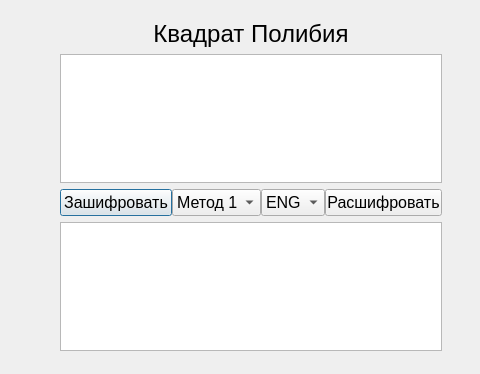
<?xml version="1.0" encoding="UTF-8"?>
<ui version="4.0">
 <class>PolybiusSquare</class>
 <widget class="QDialog" name="PolybiusSquare">
  <property name="geometry">
   <rect>
    <x>0</x>
    <y>0</y>
    <width>480</width>
    <height>374</height>
   </rect>
  </property>
  <property name="windowTitle">
   <string>Polybius Square</string>
  </property>
  <widget class="QWidget" name="verticalLayoutWidget">
   <property name="geometry">
    <rect>
     <x>60</x>
     <y>20</y>
     <width>382</width>
     <height>331</height>
    </rect>
   </property>
   <layout class="QVBoxLayout" name="verticalLayout">
    <item>
     <widget class="QLabel" name="name">
      <property name="font">
       <font>
        <pointsize>18</pointsize>
       </font>
      </property>
      <property name="text">
       <string>Квадрат Полибия</string>
      </property>
      <property name="alignment">
       <set>Qt::AlignCenter</set>
      </property>
     </widget>
    </item>
    <item>
     <widget class="QTextEdit" name="input">
      <property name="font">
       <font>
        <pointsize>14</pointsize>
       </font>
      </property>
     </widget>
    </item>
    <item>
     <layout class="QHBoxLayout" name="horizontalLayout" stretch="3,2,0,3">
      <property name="spacing">
       <number>0</number>
      </property>
      <property name="sizeConstraint">
       <enum>QLayout::SetDefaultConstraint</enum>
      </property>
      <item>
       <widget class="QPushButton" name="encrypt">
        <property name="font">
         <font>
          <pointsize>12</pointsize>
         </font>
        </property>
        <property name="text">
         <string>Зашифровать</string>
        </property>
       </widget>
      </item>
      <item>
       <widget class="QComboBox" name="method">
        <property name="font">
         <font>
          <pointsize>12</pointsize>
         </font>
        </property>
        <property name="toolTipDuration">
         <number>-1</number>
        </property>
        <property name="layoutDirection">
         <enum>Qt::LeftToRight</enum>
        </property>
        <property name="autoFillBackground">
         <bool>false</bool>
        </property>
        <property name="styleSheet">
         <string notr="true"/>
        </property>
        <item>
         <property name="text">
          <string>Метод 1</string>
         </property>
        </item>
        <item>
         <property name="text">
          <string>Метод 2</string>
         </property>
        </item>
        <item>
         <property name="text">
          <string>Метод 3</string>
         </property>
        </item>
       </widget>
      </item>
      <item>
       <widget class="QComboBox" name="lang">
        <property name="font">
         <font>
          <pointsize>12</pointsize>
         </font>
        </property>
        <item>
         <property name="text">
          <string>ENG</string>
         </property>
        </item>
        <item>
         <property name="text">
          <string>RUS</string>
         </property>
        </item>
       </widget>
      </item>
      <item>
       <widget class="QPushButton" name="decrypt">
        <property name="font">
         <font>
          <pointsize>12</pointsize>
         </font>
        </property>
        <property name="text">
         <string>Расшифровать</string>
        </property>
       </widget>
      </item>
     </layout>
    </item>
    <item>
     <widget class="QTextEdit" name="output">
      <property name="font">
       <font>
        <pointsize>14</pointsize>
       </font>
      </property>
      <property name="readOnly">
       <bool>true</bool>
      </property>
     </widget>
    </item>
   </layout>
  </widget>
 </widget>
 <resources/>
 <connections/>
</ui>
